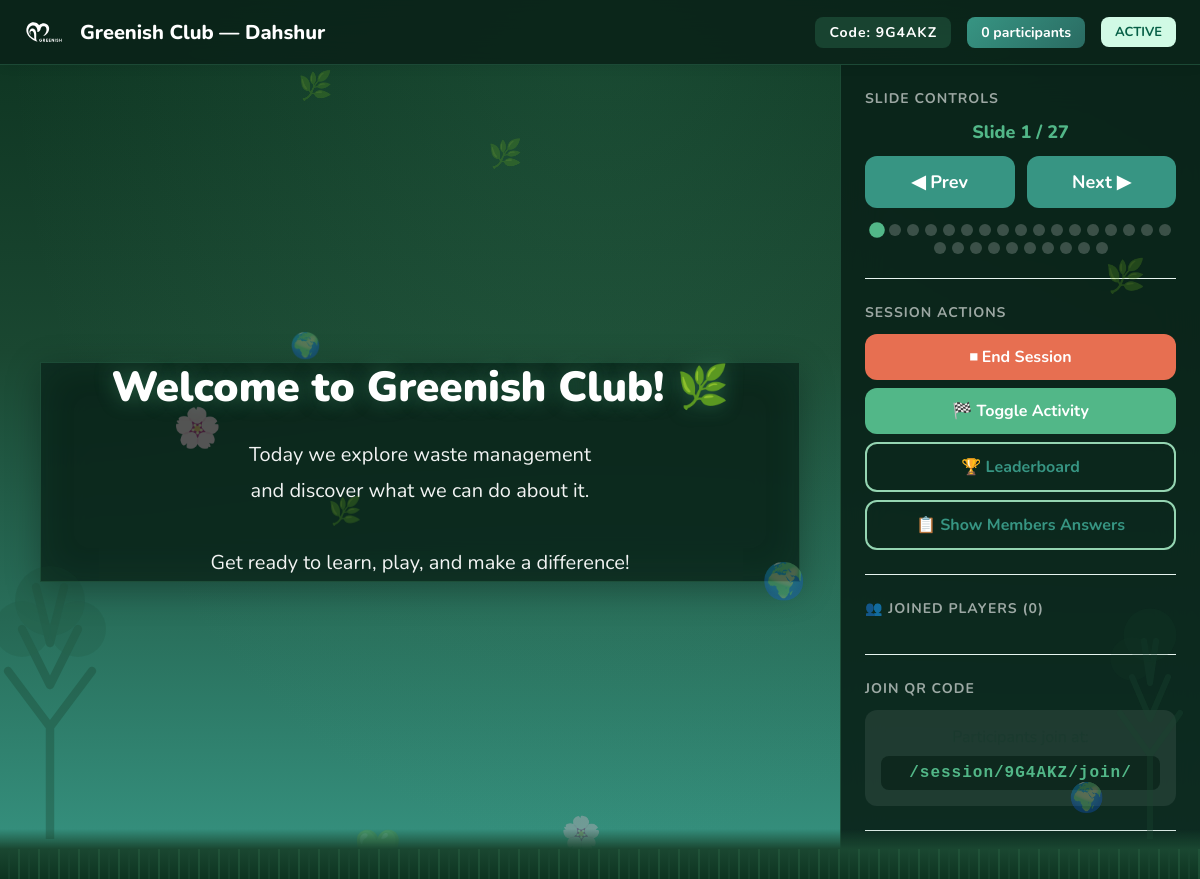
The page /session/9G4AKZ/facilitator/ (signed in) on the database its author committed.
### session/models.py (models this page shows, shortened)
class Session(models.Model):
    STATUS_CHOICES = [
        ('waiting', 'Waiting'),
        ('active', 'Active'),
        ('ended', 'Ended'),
    ]
    code = models.CharField(max_length=6, unique=True, default=generate_session_code)
    title = models.CharField(max_length=255)
    facilitator_name = models.CharField(max_length=100, blank=True, default='')
    facilitator_password = models.CharField(max_length=128, blank=True, default='')
    status = models.CharField(max_length=10, choices=STATUS_CHOICES, default='waiting')
    current_slide_index = models.PositiveIntegerField(default=0)
    activity_active = models.BooleanField(default=False)
    show_answers_at = models.DateTimeField(null=True, blank=True)
    created_at = models.DateTimeField(auto_now_add=True)

class Slide(models.Model):
    SLIDE_TYPE_CHOICES = [
        ('info', 'Information'),
        ('activity', 'Activity'),
    ]
    ACTIVITY_TYPE_CHOICES = [
        ('sprint', '♻️ Waste Sorting Sprint'),
        ('decompose', '⏳ Decomposition Race'),
        ('quiz', '🌍 Plastic vs Planet Quiz'),
        ('commitment', '💚 Green Commitment'),
        ('sort_stats', '📊 Sort the Stats'),
    ]
    session = models.ForeignKey(Session, on_delete=models.CASCADE, related_name='slides')
    order = models.PositiveIntegerField(default=0)
    slide_type = models.CharField(max_length=10, choices=SLIDE_TYPE_CHOICES, default='info')
    title = models.CharField(max_length=255, blank=True)
    content = models.TextField(blank=True)
    image = models.ImageField(upload_to='slides/', blank=True, null=True)
    activity_type = models.CharField(max_length=15, choices=ACTIVITY_TYPE_CHOICES, blank=True, null=True)
    activity_config = models.JSONField(blank=True, null=True)
    shocking_fact = models.BooleanField(default=False)
    time_hint = models.PositiveIntegerField(blank=True, null=True, help_text='Seconds to display')
    is_active = models.BooleanField(default=True)
    class Meta:
        ordering = ['order']

### session/views.py (the view)
# urls.py: path('<str:code>/facilitator/', views.facilitator_view, name='session_facilitator'),
@never_cache
def facilitator_view(request, code):
    session = get_object_or_404(Session, code=code)
    if request.session.get(f'facilitator_{code}') != session.id:
        if request.user.is_authenticated and request.user.is_staff:
            request.session[f'facilitator_{code}'] = session.id
            request.session['owned_session'] = code
        else:
            return redirect('session_facilitator_login', code=code)
    slides = list(session.slides.filter(is_active=True).order_by('order'))
    participants = session.participants.all().order_by('-total_points')
    total_slides = len(slides)
    current_index = session.current_slide_index
    context = {
        'session': session,
        'slides': slides,
        'current_slide': slides[current_index] if current_index < total_slides else None,
        'current_index': current_index,
        'total_slides': total_slides,
        'participants': participants,
        'participant_count': participants.count(),
    }
    return render(request, 'session/facilitator.html', context)

### templates/session/facilitator.html (shortened to what this page needs)
<!DOCTYPE html>
{% load static %}
<html lang="en">
<head>
    <link rel="stylesheet" href="{% static 'css/session.css' %}?v=2">
</head>
<body class="facilitator-page dark-theme">
    <div class="grass-strip"></div>
    <div class="particle-layer" id="facilitator-particles"></div>
    <header class="facilitator-header">
        <div class="header-left">
            <img src="{% static 'img/logo.svg' %}" alt="Greenish" class="logo-facilitator" style="filter:brightness(0) invert(1);">
            <h1 class="header-title">{{ session.title }}</h1>
        </div>
        <div class="header-right">
            <span class="session-code">Code: <strong>{{ session.code }}</strong></span>
            <span class="participant-count" id="participant-count">{{ participant_count }} participants</span>
            <span class="session-status status-{{ session.status }}" id="session-status">{{ session.status }}</span>
        </div>
    </header>
    <main class="facilitator-main">
        <div class="slide-display" id="slide-display">
            {% if current_slide %}
            <div class="slide-content dark-glass {% if current_slide.shocking_fact %}shocking{% endif %}" id="current-slide" data-slide-id="{{ current_slide.id }}">
                {% if current_slide.title %}
                <h2 class="slide-title {% if current_slide.shocking_fact %}shocking-text{% endif %}">{{ current_slide.title }}</h2>
                {% endif %}
                <div class="slide-body" id="slide-body">{{ current_slide.content|linebreaksbr }}</div>
            </div>
            {% else %}
            <div class="slide-empty">
                <div class="empty-icon">🌿</div>
                <h2>Session Ready</h2>
                <p>Use the controls below to start presenting</p>
            </div>
            {% endif %}
        </div>
        <aside class="facilitator-sidebar">
            <div class="controls-section">
                <h3>Slide Controls</h3>
                <div class="slide-counter">
                    Slide <span id="current-index">{{ current_index|add:1 }}</span> / <span id="total-slides">{{ total_slides }}</span>
                </div>
                <div class="slide-nav">
                    <button class="btn btn-nav" id="btn-prev" onclick="navigateSlide('prev')">◀ Prev</button>
                    <button class="btn btn-nav" id="btn-next" onclick="navigateSlide('next')">Next ▶</button>
                </div>
                <div class="progress-dots" id="progress-dots">
                    {% for slide in slides %}
                    <button class="dot {% if forloop.counter0 == current_index %}active{% elif slide.slide_type == 'activity' %}activity{% endif %}" data-index="{{ forloop.counter0 }}" onclick="gotoSlide({{ forloop.counter0 }})" title="{{ slide.title }}"></button>
                    {% endfor %}
                </div>
            </div>
            <div class="actions-section">
                <h3>Session Actions</h3>
                <div class="action-buttons">
                    <button class="btn btn-danger btn-full" id="btn-end" onclick="sessionAction('end_session')">⏹ End Session</button>
                    <button class="btn btn-accent btn-full" id="btn-activity" onclick="toggleActivity()">🏁 Toggle Activity</button>
                    <button class="btn btn-outline btn-full" id="btn-leaderboard" onclick="toggleLeaderboard()">🏆 Leaderboard</button>
                    <button class="btn btn-outline btn-full" id="btn-answers" onclick="showMemberAnswers()">📋 Show Members Answers</button>
                </div>
            </div>
            <div class="players-section">
                <h3>👥 Joined Players (<span id="player-count">{{ participant_count }}</span>)</h3>
            </div>
            <div class="qr-section">
                <h3>Join QR Code</h3>
                <div class="qr-info">
                    <p>Participants join at:</p>
                    <div class="join-url" id="join-url">/session/{{ session.code }}/join/</div>
                </div>
            </div>
        </aside>
    </main>
</body>
</html>

### rows shown on the page
Session: title "Greenish Club — Dahshur", code "9G4AKZ", status "ACTIVE"
Slide: title "Welcome to Greenish Club! 🌿", content "Today we explore waste management and discover what we can do about it. Get ready to learn, play, and make a difference!"

### other values the page prints
{{ participant_count }} "0"
{{ current_index|add:1 }} "1"
{{ total_slides }} "27"
